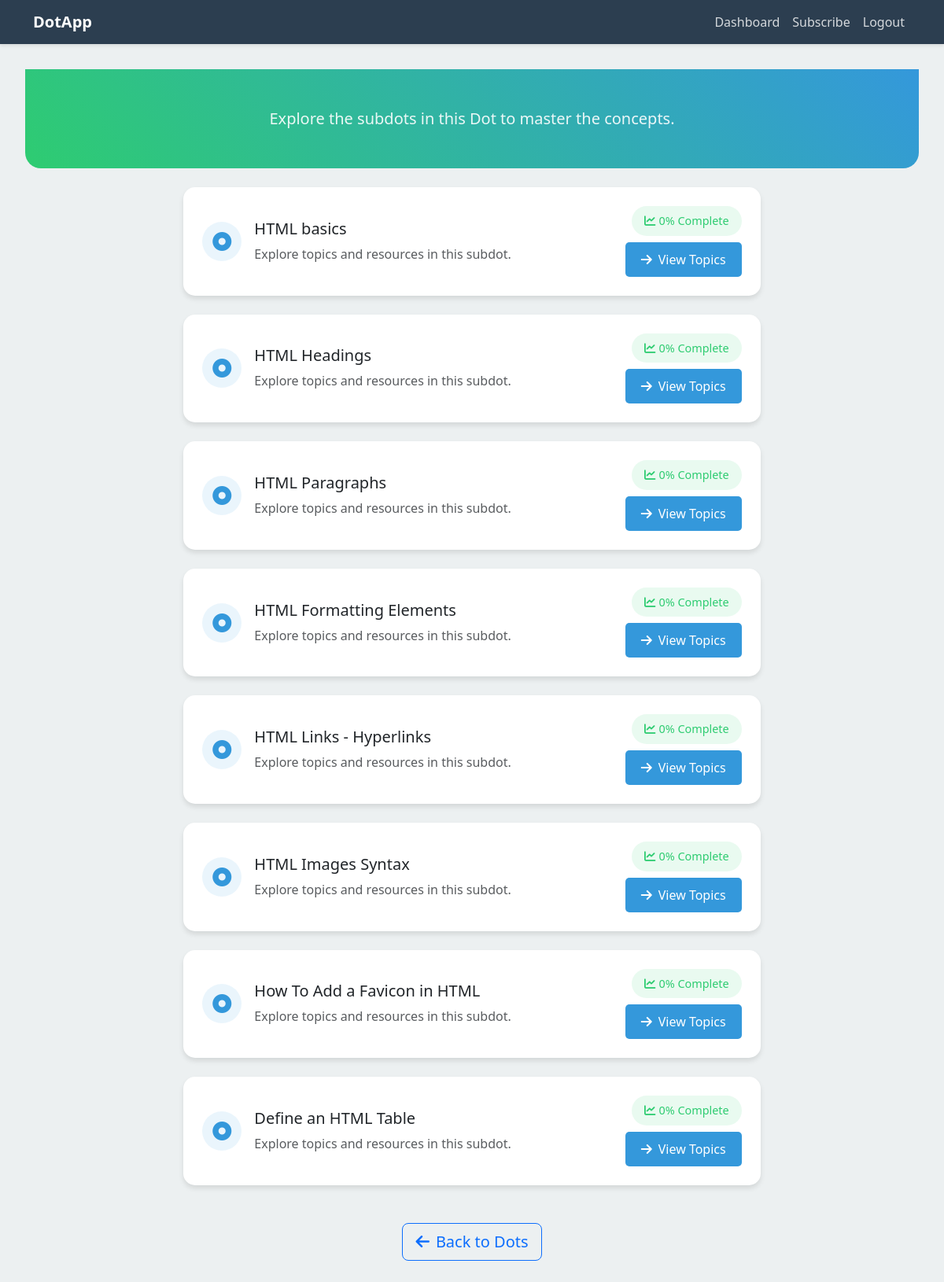
The page /editor/subdots/14/ on the database its author committed.
### editor/models.py (models this page shows, shortened)
class SubDot(models.Model):
    dot = models.ForeignKey(Dot, on_delete=models.CASCADE, related_name="subdots")
    title = models.CharField(max_length=200)
    content = models.TextField()
    code_snippet = models.TextField(blank=True)
    image_url = models.URLField(blank=True)
    order = models.IntegerField(default=1)
    created_by = models.ForeignKey(Editor, on_delete=models.CASCADE, null=True, blank=True, related_name='created_subdots')

### editor/views.py (the view)
# urls.py: path('subdots/<int:Dot_id>/', view_subdots, name='view_subdots'),
def view_subdots(request, Dot_id):
    dot_instance = Dot.objects.get(id=Dot_id)
    subdots = SubDot.objects.filter(dot=dot_instance)
    return render(request, 'editor/subdots.html', {'Dot': dot_instance, 'subdots': subdots})

### editor/templates/editor/subdots.html (shortened to what this page needs)
{% extends 'editor/base.html' %}
{% block extra_css %}
    <link rel="stylesheet" href="https://cdnjs.cloudflare.com/ajax/libs/font-awesome/6.0.0/css/all.min.css">
{% endblock %}
{% block content %}
    <div class="Dot-header mb-4">
        <div class="container">
            <div class="text-center">
                <p class="Dot-description lead">
                    {% if Dot.description %}
                        {{ Dot.description }}
                    {% else %}
                        Explore the subdots in this Dot to master the concepts.
                    {% endif %}
                </p>
            </div>
        </div>
    </div>
    <div class="container">
        <div class="row justify-content-center">
            <div class="col-lg-8">
                {% for subdot in subdots %}
                    <div class="card subdot-card mb-4">
                        <div class="card-body p-4">
                            <div class="d-flex align-items-center">
                                <div class="subdot-icon">
                                    <i class="fas fa-dot-circle"></i>
                                </div>
                                <div class="flex-grow-1">
                                    <h3 class="h5 mb-2">{{ subdot.title }}</h3>
                                    <p class="text-muted mb-0">
                                        {% if subdot.description %}
                                            {{ subdot.description }}
                                        {% else %}
                                            Explore topics and resources in this subdot.
                                        {% endif %}
                                    </p>
                                </div>
                                <div class="ms-3 d-flex flex-column align-items-end">
                                    <span class="completion-badge mb-2">
                                        <i class="fas fa-chart-line me-1"></i>0% Complete
                                    </span>
                                    <a href="{% url 'view_topics' subdot.id %}" class="btn btn-primary">
                                        <i class="fas fa-arrow-right me-2"></i>View Topics
                                    </a>
                                </div>
                            </div>
                        </div>
                    </div>
                {% endfor %}
            </div>
        </div>
        <div class="text-center mt-4">
            <a href="{% url 'view_Dots' Dot.track.id %}" class="btn btn-outline-primary btn-lg">
                <i class="fas fa-arrow-left me-2"></i>Back to Dots
            </a>
        </div>
    </div>
{% endblock %}

### editor/templates/editor/base.html (style rules this page uses)
:root { --primary-color: #3498db; --secondary-color: #2ecc71; --dark-color: #2c3e50; --light-color: #ecf0f1; }
body { font-family: 'Segoe UI', Tahoma, Geneva, Verdana, sans-serif; background-color: var(--light-color); color: var(--dark-color); }
.card { border: none; border-radius: 10px; box-shadow: 0 4px 6px rgba(0,0,0,0.1); transition: transform 0.2s; }
.btn-primary { background-color: var(--primary-color); border: none; padding: 10px 20px; border-radius: 5px; }

### editor/templates/editor/subdots.html (style rules this page uses)
.subdot-card { transition: transform 0.2s, box-shadow 0.2s; border: none; border-radius: 15px; overflow: hidden; }
.Dot-header { background: linear-gradient(45deg, var(--secondary-color), var(--primary-color)); color: white; padding: 2rem 0; margin-bottom: 2rem; border-radius: 0 0 20px 20px; }
.Dot-description { max-width: 800px; margin: 1rem auto; opacity: 0.9; }
.subdot-icon { width: 50px; height: 50px; background-color: rgba(52, 152, 219, 0.1); border-radius: 50%; display: flex; align-items: center; justify-content: center; margin-right: 1rem; }
.subdot-icon i { font-size: 1.5rem; color: var(--primary-color); }
.completion-badge { background-color: rgba(46, 204, 113, 0.1); color: #2ecc71; padding: 0.5rem 1rem; border-radius: 20px; font-size: 0.9rem; }

### rows shown on the page
SubDot: title "HTML basics"
SubDot: title "HTML Headings"
SubDot: title "HTML Paragraphs"
SubDot: title "HTML Formatting Elements"
SubDot: title "HTML Links - Hyperlinks"
SubDot: title "HTML Images Syntax"
SubDot: title "How To Add a Favicon in HTML"
SubDot: title "Define an HTML Table"
